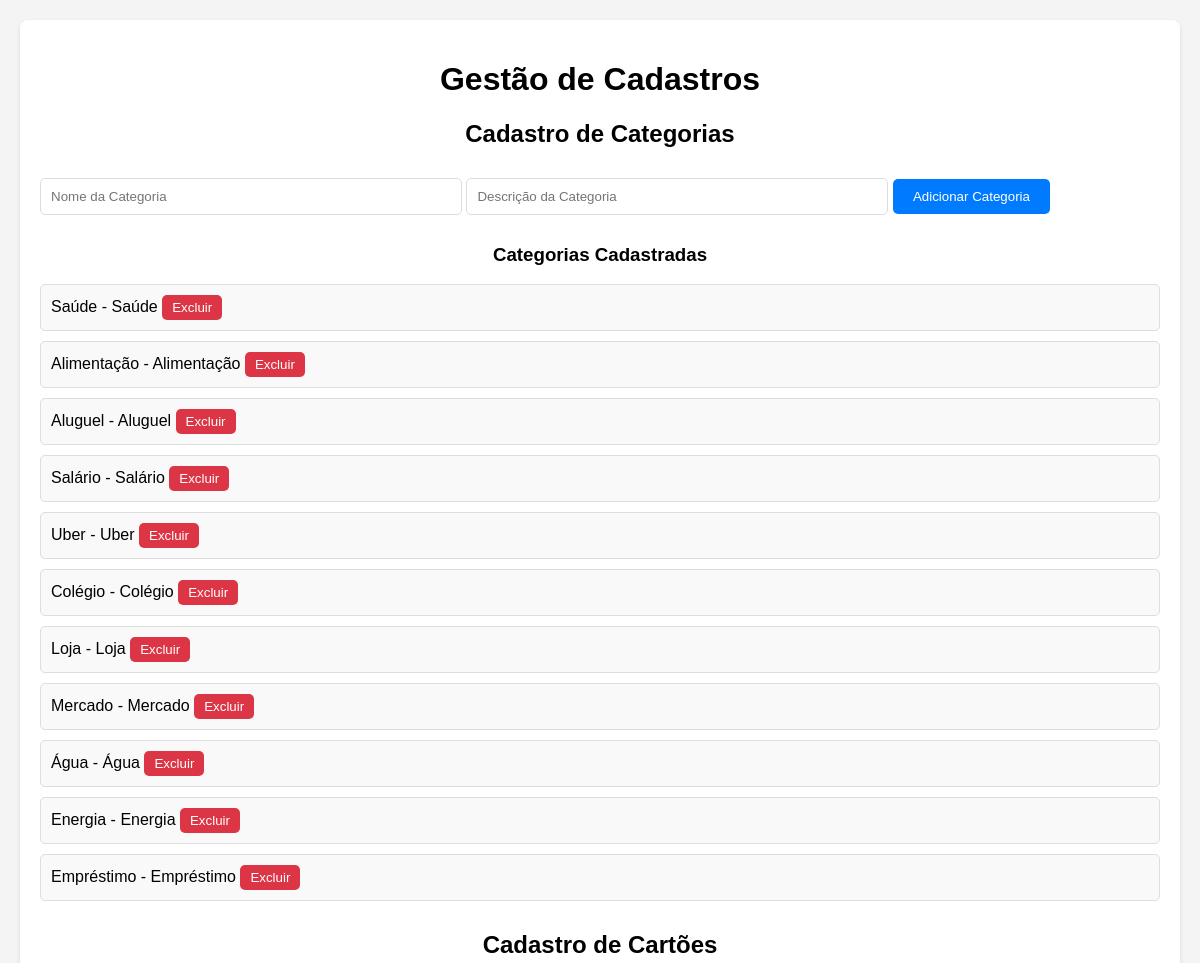
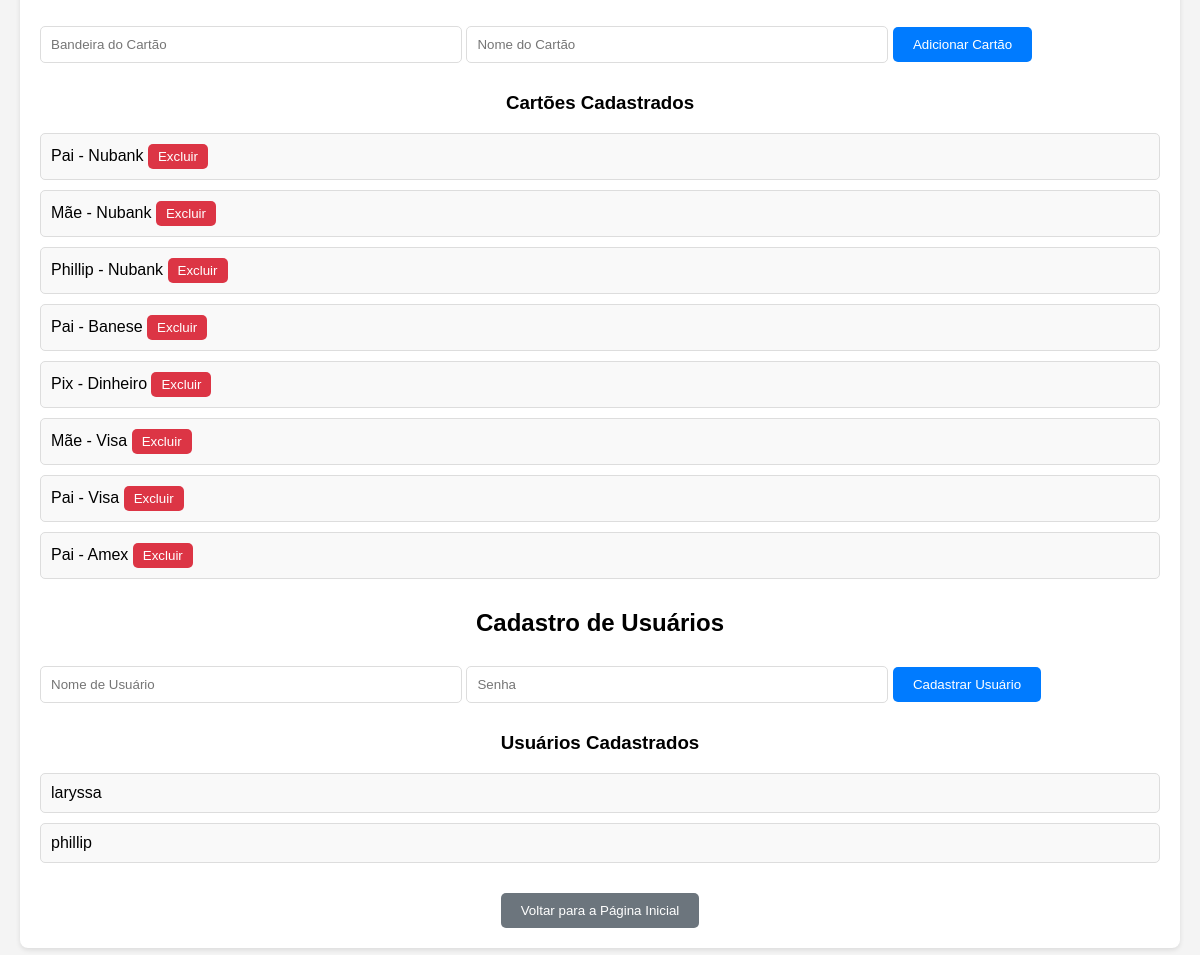
Page /cadastros (signed in) on the earlier database version (2 pictures, top to bottom).
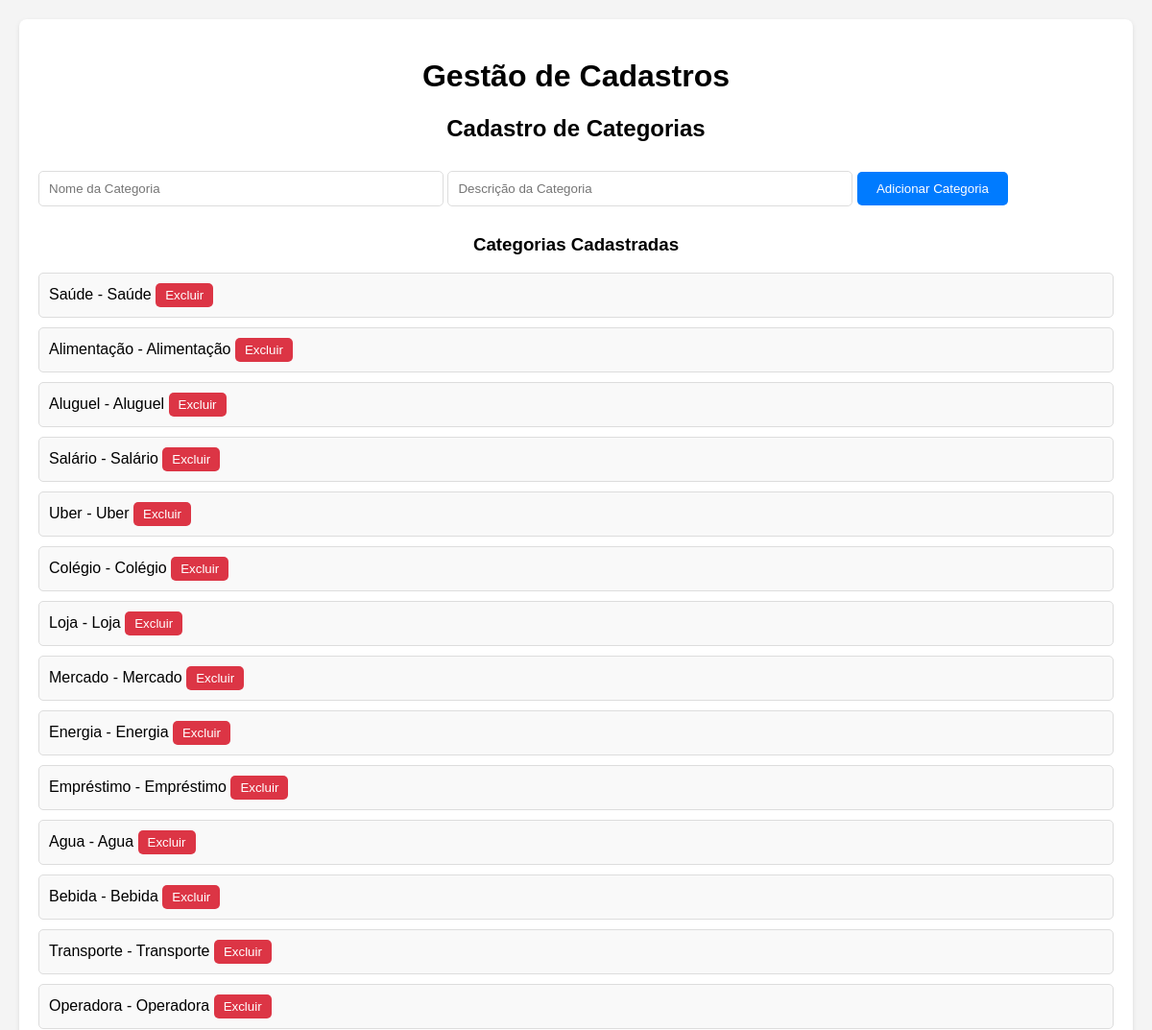
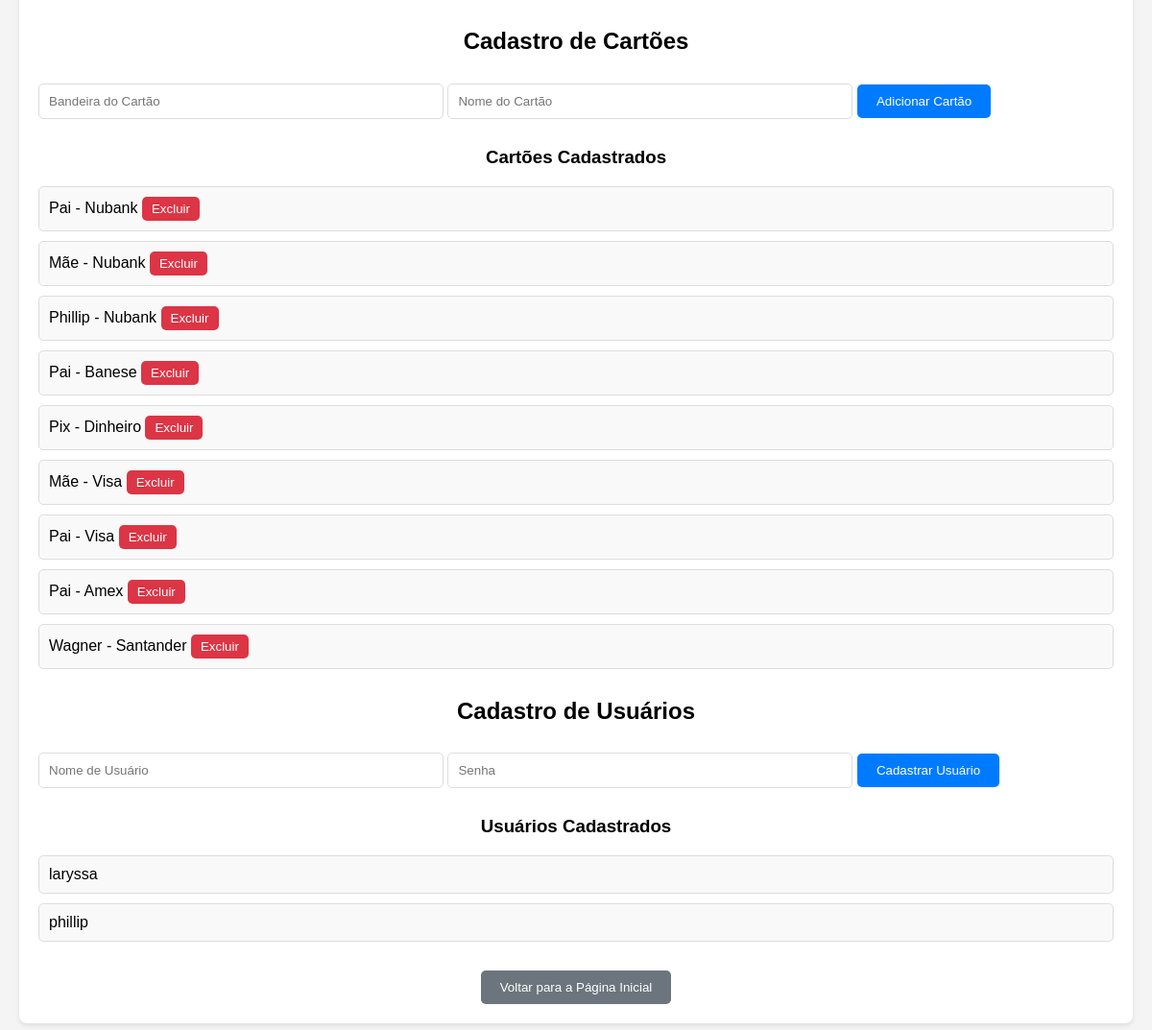
Same page on the later database version (2 pictures, top to bottom).
### tables this page shows
CREATE TABLE categorias (
        id INTEGER PRIMARY KEY AUTOINCREMENT,
        nome TEXT NOT NULL,
        descricao TEXT
    );

CREATE TABLE cartoes (
        id INTEGER PRIMARY KEY AUTOINCREMENT,
        nome TEXT NOT NULL,
        bandeira TEXT
    );

CREATE TABLE usuarios (
    id INTEGER PRIMARY KEY AUTOINCREMENT,
    username TEXT UNIQUE NOT NULL,
    senha TEXT NOT NULL
);

### app.py (the view, shortened to what this page needs)
@app.route('/cadastros', methods=['GET', 'POST'])
def cadastros():
    if 'usuario' not in session:
        return redirect(url_for('login'))
    conn = get_db_connection()
    cursor = conn.cursor()
    cursor.execute('SELECT * FROM categorias')
    categorias = cursor.fetchall()
    cursor.execute('SELECT * FROM cartoes')
    cartoes = cursor.fetchall()
    cursor.execute('SELECT * FROM usuarios')
    usuarios = cursor.fetchall()
    conn.close()
    return render_template('cadastros.html',
                           categorias=categorias,
                           cartoes=cartoes,
                           usuarios=usuarios,
                           usuario=session['usuario'])

### app.py (called while the page is built)
def get_db_connection():
    conn = sqlite3.connect('database.db')
    conn.row_factory = sqlite3.Row
    return conn

### templates/cadastros.html (shortened to what this page needs)
<!DOCTYPE html>
<html lang="pt-br">
<head>
    <link rel="stylesheet" href="{{ url_for('static', filename='style_cadastros.css') }}">
</head>
<body>
    <div class="container">
        <h1>Gestão de Cadastros</h1>
        <section class="form-section">
            <h2>Cadastro de Categorias</h2>
            <form method="post" class="form">
                <input type="text" name="categoria" placeholder="Nome da Categoria" required>
                <input type="text" name="descricao_categoria" placeholder="Descrição da Categoria" required>
                <button type="submit" name="add_categoria">Adicionar Categoria</button>
            </form>
            <h3>Categorias Cadastradas</h3>
            <ul>
                {% for categoria in categorias %}
                    <li>
                        {{ categoria['nome'] }} - {{ categoria['descricao'] }}
                        <form method="post" style="display:inline;">
                            <button type="submit" name="excluir_categoria" class="btn-excluir">Excluir</button>
                        </form>
                    </li>
                {% endfor %}
            </ul>
        </section>
        <section class="form-section">
            <h2>Cadastro de Cartões</h2>
            <form method="post" class="form">
                <input type="text" name="bandeira_cartao" placeholder="Bandeira do Cartão" required>
                <input type="text" name="cartao" placeholder="Nome do Cartão" required>
                <button type="submit" name="add_cartao">Adicionar Cartão</button>
            </form>
            <h3>Cartões Cadastrados</h3>
            <ul>
                {% for cartao in cartoes %}
                    <li>
                        {{ cartao['nome'] }} - {{ cartao['bandeira'] }}
                        <form method="post" style="display:inline;">
                            <button type="submit" name="excluir_cartao" class="btn-excluir">Excluir</button>
                        </form>
                    </li>
                {% endfor %}
            </ul>
        </section>
        <section class="form-section">
            <h2>Cadastro de Usuários</h2>
            {% if usuario == 'phillip' %}
                <form method="post" class="form">
                    <input type="text" name="novo_username" placeholder="Nome de Usuário" required>
                    <input type="password" name="novo_senha" placeholder="Senha" required>
                    <button type="submit" name="add_usuario">Cadastrar Usuário</button>
                </form>
                <h3>Usuários Cadastrados</h3>
                <ul>
                    {% for u in usuarios %}
                        <li>{{ u['username'] }}</li>
                    {% endfor %}
                </ul>
            {% endif %}
        </section>
        <div class="center">
            <a href="{{ url_for('index') }}">
                <button type="button" class="btn-voltar">Voltar para a Página Inicial</button>
            </a>
        </div>
    </div>
</body>
</html>

### static/style_cadastros.css (style rules this page uses)
body { font-family: Arial, sans-serif; background-color: #f4f4f4; margin: 0; padding: 20px; }
.container { max-width: 1200px; margin: 0 auto; background-color: #fff; padding: 20px; border-radius: 8px; box-shadow: 0 2px 5px rgba(0, 0, 0, 0.1); }
.form-section { margin-bottom: 30px; }
h1, h2, h3 { text-align: center; }
.form input { padding: 10px; margin: 10px 0; width: 100%; max-width: 400px; border: 1px solid #ddd; border-radius: 5px; }
.form button { padding: 10px 20px; background-color: #007bff; color: #fff; border: none; border-radius: 5px; cursor: pointer; }
ul { list-style: none; padding: 0; }
ul li { margin: 10px 0; padding: 10px; background-color: #f9f9f9; border: 1px solid #ddd; border-radius: 5px; }
.btn-excluir { background-color: #dc3545; color: #fff; border: none; padding: 5px 10px; border-radius: 5px; cursor: pointer; }
.btn-voltar { padding: 10px 20px; background-color: #6c757d; color: #fff; border: none; border-radius: 5px; cursor: pointer; }
.center { text-align: center; }

Differences in the rows shown:
removed categorias: nome "Água", descricao "Água"
added categorias: nome "Agua", descricao "Agua"
added categorias: nome "Bebida", descricao "Bebida"
added categorias: nome "Transporte", descricao "Transporte"
added categorias: nome "Operadora", descricao "Operadora"
added cartoes: nome "Wagner", bandeira "Santander"
